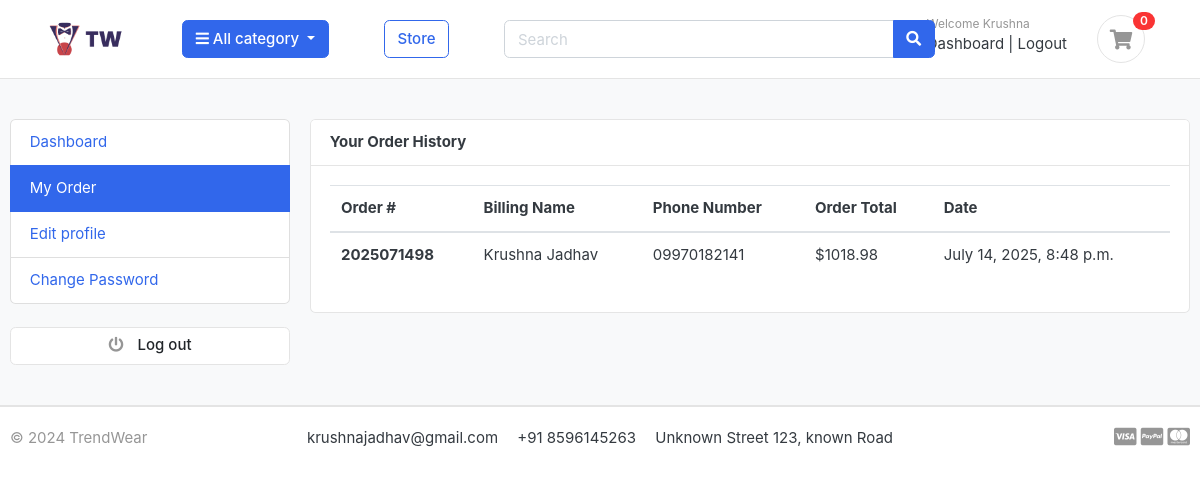
The page /accounts/my_orders/ (signed in) on the database its author committed.
### accounts/models.py (models this page shows, shortened)
class Account(AbstractBaseUser):
    first_name   = models.CharField(max_length=50)
    last_name    = models.CharField(max_length=50)
    username     = models.CharField(max_length=50,unique=True)
    email        = models.EmailField(max_length=100,unique=True)
    phone_number = models.CharField(max_length=50)
    date_joined   = models.DateTimeField(auto_now_add=True)
    last_login    = models.DateTimeField(auto_now_add=True)
    is_admin      = models.BooleanField(default=False)
    is_staff      = models.BooleanField(default=False)
    is_active     = models.BooleanField(default=False)
    is_superadmin = models.BooleanField(default=False)
    USERNAME_FIELD = 'email'
    REQUIRED_FIELDS =['username','first_name','last_name']
    objects=MyAccountManager()

### orders/models.py (models this page shows, shortened)
class Order(models.Model):
    STATUS={
        ('New','New'),
        ('Accepted','Accepted'),
        ('Completed','Completed'),
        ('Cancelled','Cancelled'),
    }
    user = models.ForeignKey(Account,on_delete=models.SET_NULL,null=True)
    payment=models.ForeignKey(Payment,on_delete=models.SET_NULL,blank=True,null=True)
    order_number = models.CharField(max_length=20)
    first_name = models.CharField(max_length=50)
    last_name = models.CharField(max_length=50)
    phone = models.CharField(max_length=15)
    email = models.EmailField(max_length=50)
    address_line_1 = models.CharField(max_length=50)
    address_line_2 = models.CharField(max_length=50,blank=True)
    country=models.CharField(max_length=50)
    state=models.CharField(max_length=50)
    city=models.CharField(max_length=50)
    order_note = models.CharField(max_length=100,blank=True)
    order_total = models.FloatField()
    tax=models.FloatField()
    status=models.CharField(max_length=10,choices=STATUS,default='New')
    ip= models.CharField(blank=True,max_length=20)
    is_ordered=models.BooleanField(default=False)
    created_at=models.DateTimeField(auto_now_add=True)
    updated_at=models.DateTimeField(auto_now=True)
    def full_name(self):
        return f'{self.first_name} {self.last_name}'

### accounts/views.py (the view)
# urls.py: path('my_orders/',v.my_orders,name="my_orders"),
def my_orders(request):
    orders = Order.objects.filter(user=request.user , is_ordered=True).order_by('-created_at')
    context={
        'orders':orders
    }
    return render(request,'accounts/my_orders.html',context)

### EK_app/context_processors.py (called while the page is built)
def menu_links(request):
    links = Category.objects.all()
    return dict(links=links)

### EK_app/models.py (called while the page is built)
    def get_url(self):
        return reverse('products_by_category',args=[self.slug])

### cart/context_processors.py (called while the page is built)
def counter(request):
    cart_count=0
    if 'admin' in request.path:
        return {}
    else:
        try:
            cart=Cart.objects.filter(cart_id=_cart_id(request))
            if request.user.is_authenticated:
                cart_items = CartItem.objects.all().filter(user=request.user)
            else:
                cart_items = CartItem.objects.all().filter(cart=cart[:1])
            for cart_item in cart_items:
                cart_count  += cart_item.quantity
        except Cart.DoesNotExist:
            cart_count=0
    return dict(cart_count=cart_count)

### cart/views.py (called while the page is built)
def _cart_id(request):
    cart=request.session.session_key
    if not cart:
        cart=request.session.create()
    return cart

### EK_app/templates/accounts/my_orders.html (shortened to what this page needs)
{% extends "base.html" %}
{% block content %}
<section class="section-conten padding-y bg">
    <div class="container">
        <div class="row">
       {% include "includes/dashboard_sidebar.html" %}
        <main class="col-md-9">
            <article class="card">
            <header class="card-header">
                <strong class="d-inline-block mr-3">Your Order History </strong>
            </header>
            <div class="card-body">
                <div class="row">
                    <div class="col-md-12">
                        <table class="table table-hover">
                            <thead>
                              <tr>
                                <th scope="col">Order #</th>
                                <th scope="col">Billing Name</th>
                                <th scope="col">Phone Number</th>
                                <th scope="col">Order Total</th>
                                <th scope="col">Date</th>
                              </tr>
                            </thead>
                            <tbody>
                                {% for order in orders  %}
                                    <tr>
                                        <th scope="row">{{order.order_number}}</th>
                                        <td>{{order.full_name}}</td>
                                        <td>{{order.phone}}</td>
                                        <td>${{order.order_total}}</td>
                                        <td>{{order.created_at}}</td>
                                    </tr>
                                {% endfor %}
                            </tbody>
                          </table>
                    </div>
                </div>
            </div>
            </article>
        </main>
    </div>
    </div>
    </section>
{% endblock content %}

### EK_app/templates/includes/navbar.html (shortened to what this page needs)
{% load static %}
<header class="section-header">
    <section class="header-main border-bottom">
        <div class="container-fluid">
    <div class="row align-items-center">
        <div class="">
            <a href="/" class="brand-wrap">
                <img class="logo ml-5 mr-5"  src="{% static "./images/logo1.png" %}" >
            </a>
        </div>
        <div class="col-lg col-sm col-md col-6 flex-grow-0">
            <div class="category-wrap dropdown d-inline-block float-right">
                <button type="button" class="btn btn-primary dropdown-toggle" data-toggle="dropdown">
                    <i class="fa fa-bars"></i> All category
                </button>
            </div>
        </div>
        <a href="{% url "storev" %}" class="btn btn-outline-primary ml-5">Store</a>
        <div class="col-lg  col-md-6 col-sm-12 col">
            <form action="{% url "search" %}" class="search" method='GET'>
                <div class="input-group w-70 ml-5 ">
                    <input type="text" class="form-control" style="width:60%;" placeholder="Search" name="keyword">
                    <div class="input-group-append">
                      <button class="btn btn-primary " type="submit">
                        <i class="fa fa-search"></i>
                      </button>
                    </div>
                </div>
            </form>
        </div>
        <div class="col-lg-3 col-sm-6 col-8 order-2 order-lg-3">
                    <div class="d-flex justify-content-end mb-3 mb-lg-0">
                        {% if user.id is None %}
                        <div class="widget-header mr-4">
                            <small class="title text-muted">Welcome guest!</small>
                            <div>
                                <a href="{% url 'login' %}">Sign in</a> <span class="dark-transp"> | </span>
                                <a href="{% url 'register' %}"> Register</a>
                            </div>
                        </div>
                        {% else %}
                        <div class="widget-header">
                            <small class="title text-muted">Welcome {{user.first_name}}</small>
                            <div>
                                <a href="{% url "dashboard" %}">Dashboard</a> <span class="dark-transp"> | </span>
                                <a href="{% url 'logout' %}">Logout</a>
                            </div>
                        </div>
                        {% endif %}
                        <a href="{% url "cart" %}" class="widget-header pl-3 ml-3">
                            <div class="icon icon-sm rounded-circle border mr-5"><i class="fa fa-shopping-cart"></i></div>
                            <span class="badge badge-pill badge-danger notify mr-5">{{ cart_count }}</span>
                        </a>
                    </div>
                </div>
    </div>
        </div>
    </section>
    </header>

### EK_app/static/css/style.css (style rules this page uses)
* { padding: 0; margin: 0; }

### EK_app/static/css/ui.css (style rules this page uses)
html { font-family: "Inter", sans-serif; font-size: 15px; }
.icon-xs, .icon-sm, .icon-md, .icon-lg { display: inline-block; text-align: center; flex-shrink: 0; flex-grow: 0; }
.icon-sm { width: 48px; height: 48px; line-height: 48px !important; font-size: 20px; }
.padding-y { padding-top: 40px; padding-bottom: 40px; }
article:after, .form-group:after { display: block; clear: both; content: ""; }
.bg { background-color: #f8f9fa; }
.header-main { position: relative; padding-top: 1rem; padding-bottom: 1rem; }
.brand-wrap .logo, .navbar-brand .logo { margin-right: 7px; max-height: 42px; display: inline-block; }
.widget-header { display: inline-block; vertical-align: middle; position: relative; }
.widget-header a { color: #343a40; }
.widget-header i { color: #969696; }
.widget-header .title { display: block; }
.widget-header .notify { position: absolute; top: -3px; right: -10px; }
.notify { position: absolute; top: -4px; right: -10px; display: inline-block; padding: 0.25em 0.6em; font-size: 12px; line-height: 1; text-align: center; border-radius: 3rem; color: #fff; background-color: #fa3434; }

### rows shown on the page
Account: first_name "Krushna"
Order: order_number "2025071498", full_name "Krushna Jadhav", phone "09970182141", order_total "1018.98", created_at "July 14, 2025, 8:48 p.m."

### other values the page prints
{{ cart_count }} "0"
